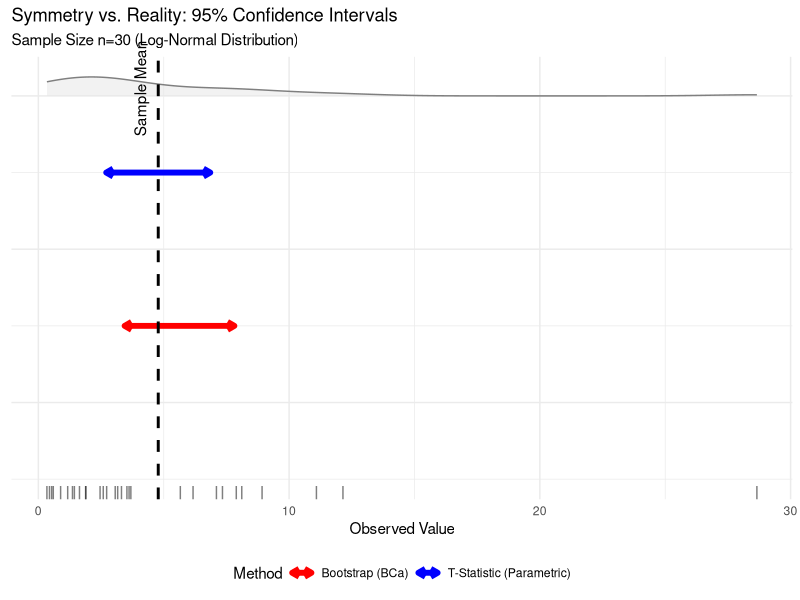

Generate this figure with R:
library(ggplot2)
library(boot)
library(dplyr)

# 1. Generate Skewed Data (Log-Normal)
# -----------------------------------
set.seed(55) # Good seed for visible skew
n <- 30
data_vec <- rlnorm(n, meanlog = 1, sdlog = 1) # Skewed right
sample_mean <- mean(data_vec)

# 2. Calculate Intervals
# -----------------------------------

# A. T-Interval (Symmetric)
t_res <- t.test(data_vec)
ci_t <- data.frame(
  Method = "T-Statistic (Parametric)",
  Lower = t_res$conf.int[1],
  Upper = t_res$conf.int[2],
  Mean  = sample_mean,
  Y_Pos = -0.5 # Position on the Y-axis (below plot)
)

# B. Bootstrap BCa (Asymmetric)
get_mean <- function(data, indices) mean(data[indices])
boot_obj <- boot(data_vec, get_mean, R = 2000)
boot_ci <- boot.ci(boot_obj, type = "bca")

ci_boot <- data.frame(
  Method = "Bootstrap (BCa)",
  Lower = boot_ci$bca[4],
  Upper = boot_ci$bca[5],
  Mean  = sample_mean,
  Y_Pos = -1.5 # Position on the Y-axis (lower down)
)

# Combine for plotting
ci_df <- rbind(ci_t, ci_boot)

# 3. Create the Pedagogical Plot
# -----------------------------------
ggplot(data.frame(x = data_vec), aes(x = x)) +
  # A. The Data Distribution
  geom_density(fill = "gray90", color = "gray50", alpha = 0.5) +
  geom_rug(alpha = 0.5) + # Little tick marks showing actual data points
  
  # B. The Intervals (Horizontal Bars)
  geom_segment(data = ci_df, 
               aes(x = Lower, xend = Upper, y = Y_Pos, yend = Y_Pos, color = Method), 
               size = 2, arrow = arrow(length = unit(0.2, "cm"), ends = "both")) +
  
  # C. The Sample Mean (Vertical Line)
  geom_vline(xintercept = sample_mean, linetype = "dashed", size = 1) +
  annotate("text", x = sample_mean, y = 0.05, label = "Sample Mean", angle = 90, vjust = -1) +
  
  # D. Styling
  scale_color_manual(values = c("T-Statistic (Parametric)" = "blue", "Bootstrap (BCa)" = "red")) +
  labs(title = "Symmetry vs. Reality: 95% Confidence Intervals",
       subtitle = paste0("Sample Size n=", n, " (Log-Normal Distribution)"),
       x = "Observed Value",
       y = "Density") +
  theme_minimal() +
  theme(legend.position = "bottom",
        axis.text.y = element_blank(), # Hide y-axis numbers for cleaner look
        axis.title.y = element_blank()) +
  
  # Adjust limits to make room for the bars below
  coord_cartesian(ylim = c(-2.5, NA), clip = "off")
